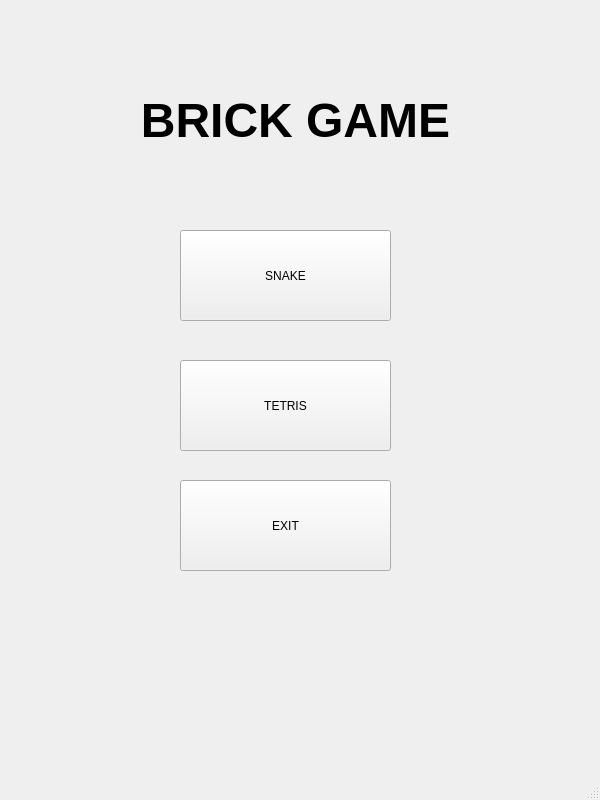
<?xml version="1.0" encoding="UTF-8"?>
<ui version="4.0">
 <class>MainWindow</class>
 <widget class="QMainWindow" name="MainWindow">
  <property name="geometry">
   <rect>
    <x>0</x>
    <y>0</y>
    <width>600</width>
    <height>800</height>
   </rect>
  </property>
  <property name="windowTitle">
   <string>MainWindow</string>
  </property>
  <widget class="QWidget" name="centralwidget">
   <widget class="QStackedWidget" name="stackedWidget">
    <property name="geometry">
     <rect>
      <x>0</x>
      <y>0</y>
      <width>600</width>
      <height>800</height>
     </rect>
    </property>
    <property name="midLineWidth">
     <number>1</number>
    </property>
    <property name="currentIndex">
     <number>0</number>
    </property>
    <widget class="QWidget" name="menu">
     <widget class="QPushButton" name="initSnakeButton">
      <property name="geometry">
       <rect>
        <x>180</x>
        <y>230</y>
        <width>211</width>
        <height>91</height>
       </rect>
      </property>
      <property name="text">
       <string>SNAKE</string>
      </property>
     </widget>
     <widget class="QPushButton" name="initTetrisButton">
      <property name="geometry">
       <rect>
        <x>180</x>
        <y>360</y>
        <width>211</width>
        <height>91</height>
       </rect>
      </property>
      <property name="text">
       <string>TETRIS</string>
      </property>
     </widget>
     <widget class="QPushButton" name="exitButton">
      <property name="geometry">
       <rect>
        <x>180</x>
        <y>480</y>
        <width>211</width>
        <height>91</height>
       </rect>
      </property>
      <property name="text">
       <string>EXIT</string>
      </property>
     </widget>
     <widget class="QLabel" name="nameLabel">
      <property name="geometry">
       <rect>
        <x>0</x>
        <y>60</y>
        <width>591</width>
        <height>121</height>
       </rect>
      </property>
      <property name="text">
       <string>&lt;html&gt;&lt;head/&gt;&lt;body&gt;&lt;p align=&quot;center&quot;&gt;&lt;span style=&quot; font-size:36pt; font-weight:700;&quot;&gt;BRICK GAME&lt;/span&gt;&lt;/p&gt;&lt;/body&gt;&lt;/html&gt;</string>
      </property>
     </widget>
    </widget>
    <widget class="QWidget" name="gameOverMenu">
     <widget class="QWidget" name="gridLayoutWidget_3">
      <property name="geometry">
       <rect>
        <x>90</x>
        <y>180</y>
        <width>421</width>
        <height>241</height>
       </rect>
      </property>
      <layout class="QGridLayout" name="gridLayout_3">
       <item row="1" column="0">
        <widget class="QLabel" name="label_8">
         <property name="font">
          <font>
           <pointsize>26</pointsize>
           <bold>true</bold>
          </font>
         </property>
         <property name="frameShape">
          <enum>QFrame::Box</enum>
         </property>
         <property name="lineWidth">
          <number>2</number>
         </property>
         <property name="text">
          <string>Best score:</string>
         </property>
        </widget>
       </item>
       <item row="0" column="0">
        <widget class="QLabel" name="label_6">
         <property name="font">
          <font>
           <pointsize>26</pointsize>
           <bold>true</bold>
          </font>
         </property>
         <property name="frameShape">
          <enum>QFrame::Box</enum>
         </property>
         <property name="lineWidth">
          <number>2</number>
         </property>
         <property name="text">
          <string>Score:</string>
         </property>
         <property name="alignment">
          <set>Qt::AlignCenter</set>
         </property>
        </widget>
       </item>
       <item row="0" column="1">
        <widget class="QLabel" name="gm_score">
         <property name="font">
          <font>
           <pointsize>48</pointsize>
          </font>
         </property>
         <property name="frameShape">
          <enum>QFrame::Box</enum>
         </property>
         <property name="lineWidth">
          <number>2</number>
         </property>
         <property name="text">
          <string>0</string>
         </property>
        </widget>
       </item>
       <item row="1" column="1">
        <widget class="QLabel" name="gm_best_score">
         <property name="font">
          <font>
           <pointsize>48</pointsize>
          </font>
         </property>
         <property name="frameShape">
          <enum>QFrame::Box</enum>
         </property>
         <property name="lineWidth">
          <number>2</number>
         </property>
         <property name="text">
          <string>0</string>
         </property>
        </widget>
       </item>
      </layout>
     </widget>
     <widget class="QLabel" name="InfoLabel">
      <property name="geometry">
       <rect>
        <x>90</x>
        <y>10</y>
        <width>421</width>
        <height>151</height>
       </rect>
      </property>
      <property name="font">
       <font>
        <pointsize>50</pointsize>
       </font>
      </property>
      <property name="frameShape">
       <enum>QFrame::Box</enum>
      </property>
      <property name="lineWidth">
       <number>2</number>
      </property>
      <property name="text">
       <string>GAME OVER</string>
      </property>
      <property name="alignment">
       <set>Qt::AlignCenter</set>
      </property>
     </widget>
     <widget class="QPushButton" name="gm_to_menu">
      <property name="geometry">
       <rect>
        <x>130</x>
        <y>580</y>
        <width>311</width>
        <height>101</height>
       </rect>
      </property>
      <property name="text">
       <string>MENU</string>
      </property>
     </widget>
     <widget class="QPushButton" name="gm_play_again">
      <property name="geometry">
       <rect>
        <x>130</x>
        <y>460</y>
        <width>311</width>
        <height>101</height>
       </rect>
      </property>
      <property name="text">
       <string>PLAY AGAIN</string>
      </property>
     </widget>
    </widget>
    <widget class="QWidget" name="tetris"/>
    <widget class="QWidget" name="snake">
     <widget class="QWidget" name="SnakeField" native="true">
      <property name="geometry">
       <rect>
        <x>175</x>
        <y>80</y>
        <width>250</width>
        <height>500</height>
       </rect>
      </property>
      <widget class="QFrame" name="frame">
       <property name="geometry">
        <rect>
         <x>0</x>
         <y>0</y>
         <width>250</width>
         <height>500</height>
        </rect>
       </property>
       <property name="frameShape">
        <enum>QFrame::Box</enum>
       </property>
       <property name="frameShadow">
        <enum>QFrame::Plain</enum>
       </property>
       <property name="lineWidth">
        <number>2</number>
       </property>
       <property name="midLineWidth">
        <number>2</number>
       </property>
      </widget>
     </widget>
     <widget class="QWidget" name="gridLayoutWidget">
      <property name="geometry">
       <rect>
        <x>225</x>
        <y>600</y>
        <width>150</width>
        <height>150</height>
       </rect>
      </property>
      <layout class="QGridLayout" name="gridLayout">
       <item row="1" column="0">
        <widget class="QLabel" name="label_2">
         <property name="frameShape">
          <enum>QFrame::Box</enum>
         </property>
         <property name="text">
          <string>SCORE:</string>
         </property>
         <property name="alignment">
          <set>Qt::AlignRight|Qt::AlignTrailing|Qt::AlignVCenter</set>
         </property>
        </widget>
       </item>
       <item row="0" column="0">
        <widget class="QLabel" name="label">
         <property name="frameShape">
          <enum>QFrame::Box</enum>
         </property>
         <property name="text">
          <string>LEVEL:</string>
         </property>
         <property name="alignment">
          <set>Qt::AlignRight|Qt::AlignTrailing|Qt::AlignVCenter</set>
         </property>
        </widget>
       </item>
       <item row="2" column="0">
        <widget class="QLabel" name="label_3">
         <property name="frameShape">
          <enum>QFrame::Box</enum>
         </property>
         <property name="text">
          <string>BEST SCORE:</string>
         </property>
         <property name="alignment">
          <set>Qt::AlignRight|Qt::AlignTrailing|Qt::AlignVCenter</set>
         </property>
        </widget>
       </item>
       <item row="0" column="1">
        <widget class="QLabel" name="level">
         <property name="frameShape">
          <enum>QFrame::Box</enum>
         </property>
         <property name="text">
          <string>0</string>
         </property>
        </widget>
       </item>
       <item row="1" column="1">
        <widget class="QLabel" name="score">
         <property name="frameShape">
          <enum>QFrame::Box</enum>
         </property>
         <property name="text">
          <string>0</string>
         </property>
        </widget>
       </item>
       <item row="2" column="1">
        <widget class="QLabel" name="bestScore">
         <property name="frameShape">
          <enum>QFrame::Box</enum>
         </property>
         <property name="text">
          <string>0</string>
         </property>
        </widget>
       </item>
      </layout>
     </widget>
     <zorder>gridLayoutWidget</zorder>
     <zorder>SnakeField</zorder>
    </widget>
   </widget>
  </widget>
  <widget class="QMenuBar" name="menubar">
   <property name="geometry">
    <rect>
     <x>0</x>
     <y>0</y>
     <width>600</width>
     <height>19</height>
    </rect>
   </property>
  </widget>
  <widget class="QStatusBar" name="statusbar"/>
 </widget>
 <resources/>
 <connections/>
</ui>
